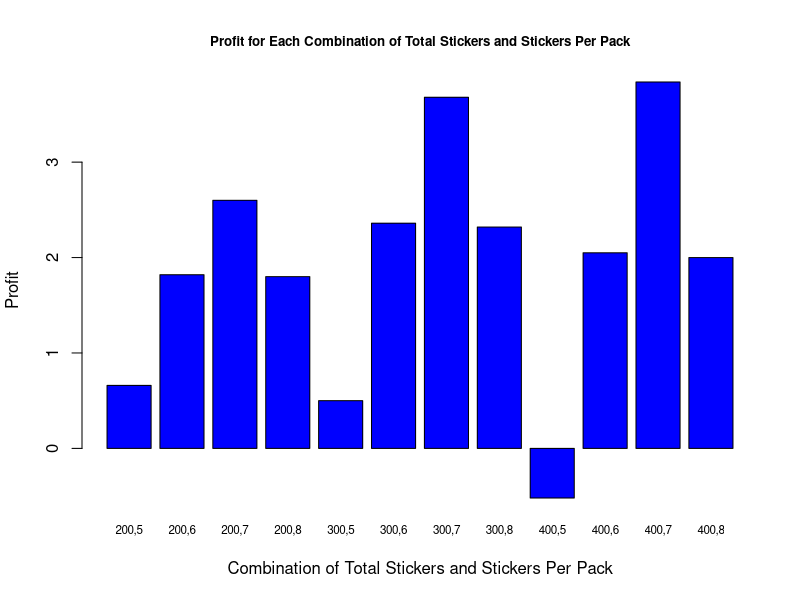
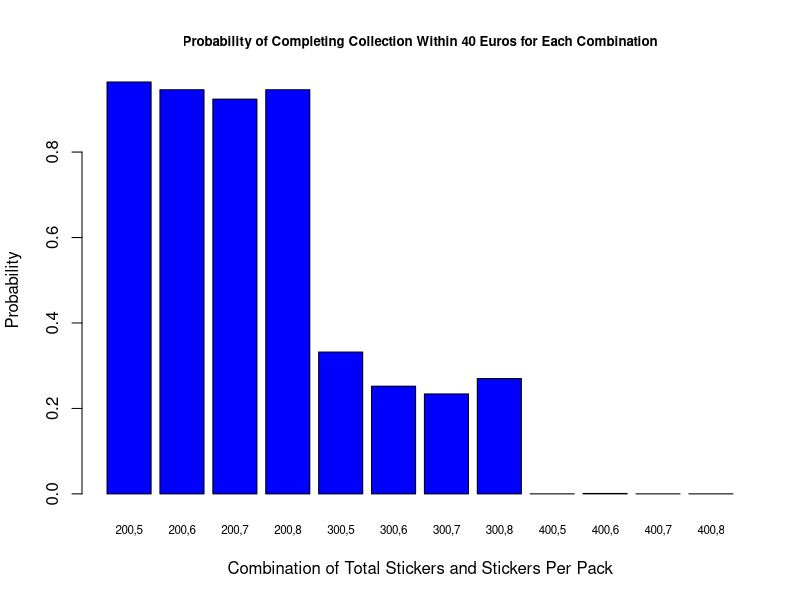
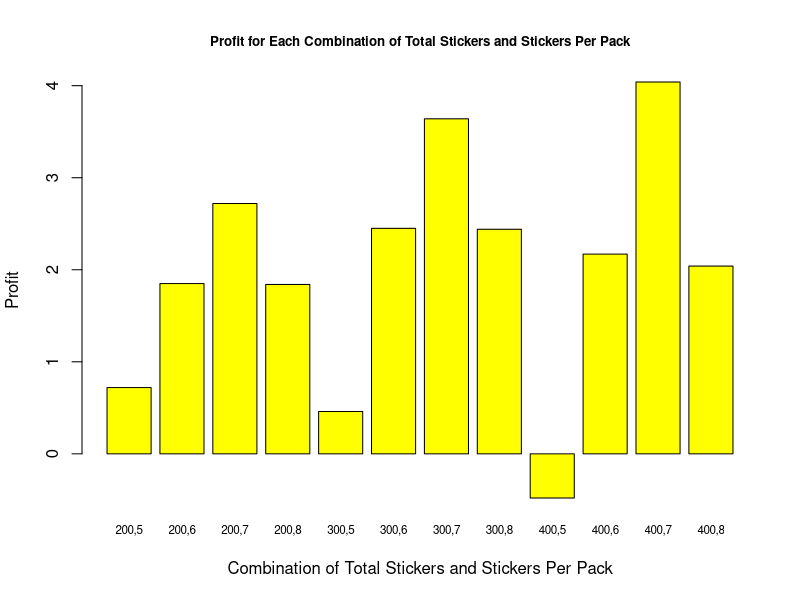

The R source for these figures, in order: (Note: a time limit stopped this script after it produced the figures.)
# Define parameters
n_values <- c(200, 300, 400)
k_values <- c(5, 6, 7, 8)
K <- c(4, 7, 11)
M <- c(0.12, 0.15, 0.18, 0.20)

# Function to simulate the number of packs to complete the collection
simulate_packs1 <- function(n, k) {
  collected <- rep(FALSE, n)
  packs <- 0
  while (sum(collected) < n) {
    stickers <- sample(1:n, k, replace=FALSE)
    collected[stickers] <- TRUE
    packs <- packs + 1
  }
  return(packs)
}

# Initialize matrix for results
results_matrix <- matrix(0, nrow = length(n_values) * length(k_values), ncol = 4)
colnames(results_matrix) <- c("Total # of stickers",
                              "# of stickers per pack",
                              "Expected # of Packages",
                              "Profit")

# Calculate profit for each combination
row_index <- 1
for (i in 1:length(n_values)) {
  for (j in 1:length(k_values)) {
    Y_sum <- 0
    for (sim in 1:1000) {
      Y_sum <- Y_sum + simulate_packs1(n_values[i], k_values[j])
    }
    Y <- as.integer(Y_sum / 1000)
    profit <- M[j] * Y - (K[i] + 0.02 * k_values[j] * Y)
    # Store results in the matrix
    results_matrix[row_index, ] <- c(n_values[i], k_values[j], Y, profit)
    row_index <- row_index + 1
  }
}

results_df <- as.data.frame(results_matrix)
colnames(results_df) <- c("Total # of stickers", "# of stickers per pack", "Expected # of Packages", "Profit")
print(results_df, row.names = FALSE)



# Find the row with the maximum profit
max_profit_row <- results_matrix[which.max(results_matrix[, "Profit"]), ]

# Print the maximum profit and its corresponding n and k values
print(paste("Maximum Profit:", round(max_profit_row["Profit"], 2)))
print(paste("This maximum profit is achieved with", max_profit_row["Total # of stickers"], 
            "stickers and", max_profit_row["# of stickers per pack"], "stickers per pack."))

# Convert the matrix to a data frame for easier manipulation
results_df <- as.data.frame(results_matrix)
colnames(results_df) <- c("TotalStickers", "StickersPerPack", "ExpectedPackages", "Profit")

# Create a label for each n-k combination
results_df$Combination <- paste(results_df$TotalStickers,",", results_df$StickersPerPack, sep = "")

# Create the bar plot
barplot(results_df$Profit, 
        names.arg = results_df$Combination,
        col = "blue", 
        main = "Profit for Each Combination of Total Stickers and Stickers Per Pack", 
        xlab = "Combination of Total Stickers and Stickers Per Pack", 
        ylab = "Profit",
        cex.names = 0.7,
        cex.main = 0.8)


# Calculate probability of completing the collection within 40 euros
# Initialize matrix for probability results
probability_results <- matrix(0, nrow = length(n_values) * length(k_values), ncol = 3)
colnames(probability_results) <- c("Total # of stickers", "# of stickers per pack", "Probability")

# Calculate probabilities for each combination
row_index <- 1
for (i in 1:length(n_values)) {
  for (j in 1:length(k_values)) {
    success <- 0
    for (sim in 1:1000) {
      Y <- simulate_packs1(n_values[i], k_values[j])
      cost <- M[j] * Y
      if (cost <= 40) success <- success + 1
    }
    probability <- success / 1000
    probability_results[row_index, ] <- c(n_values[i], k_values[j], probability)
    row_index <- row_index + 1
  }
}

# Convert to data frame for better printing
probability_results_df <- as.data.frame(probability_results)

# Print the results data frame without row names
print(probability_results_df, row.names = FALSE)
# Find the row with the maximum probability
max_prob_row <- probability_results_df[which.max(probability_results_df$Probability), ]

# Print the maximum probability and its corresponding n and k values
print(paste("Maximum Probability:", max_prob_row$Probability))
print(paste("This maximum probability is achieved with", max_prob_row$`Total # of stickers`, 
            "stickers and", max_prob_row$`# of stickers per pack`, "stickers per pack."))

# Create a combination column for n and k
probability_results_df$Combination <- paste(probability_results_df$`Total # of stickers`, ",", probability_results_df$`# of stickers per pack`, sep = "")

# Create the bar plot for probabilities
barplot(probability_results_df$Probability, 
        names.arg = probability_results_df$Combination,
        col = "blue", 
        main = "Probability of Completing Collection Within 40 Euros for Each Combination", 
        xlab = "Combination of Total Stickers and Stickers Per Pack", 
        ylab = "Probability",
        cex.names = 0.7,
        cex.main = 0.8)




# Function to simulate the number of packs to complete the collection
simulate_packs2 <- function(n, k) {
  collected <- rep(FALSE, n)
  packs <- 0
  while (sum(collected) < n) {
    stickers <- sample(1:n, k, replace=T)
    collected[stickers] <- TRUE
    packs <- packs + 1
  }
  return(packs)
}


# Initialize matrix for results
results_matrix2 <- matrix(0, nrow = length(n_values) * length(k_values), ncol = 4)
colnames(results_matrix2) <- c("Total # of stickers", "# of stickers per pack", "Expected # of Packages", "Profit")

# Calculate profit for each combination using simulate_packs2
row_index <- 1
for (i in 1:length(n_values)) {
  for (j in 1:length(k_values)) {
    Y_sum <- 0
    for (sim in 1:1000) {
      Y_sum <- Y_sum + simulate_packs2(n_values[i], k_values[j])
    }
    Y <- as.integer(Y_sum / 1000)
    profit <- M[j] * Y - (K[i] + 0.02 * k_values[j] * Y)
    # Store results in the matrix
    results_matrix2[row_index, ] <- c(n_values[i], k_values[j], Y, profit)
    row_index <- row_index + 1
  }
}

# Convert the matrix to a data frame
results_df2 <- as.data.frame(results_matrix2)
colnames(results_df2) <- c("TotalStickers", "StickersPerPack", "ExpectedPackages", "Profit")
print(results_df2, row.names = FALSE)

# Find the row with the maximum profit
max_profit_row2 <- results_matrix2[which.max(results_matrix2[, "Profit"]), ]

# Print the maximum profit and its corresponding n and k values
print(paste("Maximum Profit:", round(max_profit_row2["Profit"], 2)))
print(paste("This maximum profit is achieved with", max_profit_row2["Total # of stickers"], 
            "stickers and", max_profit_row2["# of stickers per pack"], "stickers per pack."))

# Create a label for each n-k combination
results_df2$Combination <- paste(results_df2$TotalStickers,",", results_df2$StickersPerPack, sep = "")

# Create the bar plot
barplot(results_df2$Profit, 
        names.arg = results_df2$Combination,
        col = "yellow", 
        main = "Profit for Each Combination of Total Stickers and Stickers Per Pack", 
        xlab = "Combination of Total Stickers and Stickers Per Pack", 
        ylab = "Profit",
        cex.names = 0.7,
        cex.main = 0.8)



# Calculate probability of completing the collection within 40 euros using simulate_packs2
# Initialize matrix for probability results
probability_results2 <- matrix(0, nrow = length(n_values) * length(k_values), ncol = 3)
colnames(probability_results2) <- c("Total # of stickers", "# of stickers per pack", "Probability")

# Calculate probabilities for each combination
row_index <- 1
for (i in 1:length(n_values)) {
  for (j in 1:length(k_values)) {
    success <- 0
    for (sim in 1:1000) {
      Y <- simulate_packs2(n_values[i], k_values[j])
      cost <- M[j] * Y
      if (cost <= 40) success <- success + 1
    }
    probability <- success / 1000
    probability_results2[row_index, ] <- c(n_values[i], k_values[j], probability)
    row_index <- row_index + 1
  }
}

# Convert to data frame for better printing
probability_results_df2 <- as.data.frame(probability_results2)

# Print the results data frame without row names
print(probability_results_df2, row.names = FALSE)

# Find the row with the maximum probability
max_prob_row2 <- probability_results_df2[which.max(probability_results_df2$Probability), ]

# Print the maximum probability and its corresponding n and k values
print(paste("Maximum Probability:", max_prob_row2$Probability))
print(paste("This maximum probability is achieved with", max_prob_row2$`Total # of stickers`, 
            "stickers and", max_prob_row2$`# of stickers per pack`, "stickers per pack."))

# Create a combination column for n and k
probability_results_df2$Combination <- paste(probability_results_df2$`Total # of stickers`, ",", probability_results_df2$`# of stickers per pack`, sep = "")

# Create the bar plot for probabilities
barplot(probability_results_df2$Probability, 
        names.arg = probability_results_df2$Combination,
        col = "yellow", 
        main = "Probability of Completing Collection Within 40 Euros for Each Combination", 
        xlab = "Combination of Total Stickers and Stickers Per Pack", 
        ylab = "Probability",
        cex.names = 0.7,
        cex.main = 0.8)





# Function to calculate the probability of a duplicate existing in a pack
duplicate_card <- function(n, k) {
  collected <- rep(FALSE, n)
  packs <- 0
  duplicate_exists <- 0
  while (sum(collected) < n) {
    stickers <- sample(1:n, k, replace=TRUE)
    if (length(unique(stickers)) < k) {
      duplicate_exists <- duplicate_exists + 1 # Increment if duplicates found
    }
    collected[stickers] <- TRUE
    packs <- packs + 1
  }
  # Return the probability of finding a duplicate
  duplicate_prob <- (duplicate_exists / packs)
  return(duplicate_prob)
}

# Initialize matrix for duplicate probabilities
duplicate_probabilities_matrix <- matrix(0, nrow = length(n_values) * length(k_values), ncol = 3)
colnames(duplicate_probabilities_matrix) <- c("Total # of stickers", "# of stickers per pack", "Probability of Duplicate")

# Calculate probabilities of duplicates for each combination
row_index <- 1
for (i in 1:length(n_values)) {
  for (j in 1:length(k_values)) {
    prob_counter <- 0
    for (sim in 1:1000) {
      D <- duplicate_card(n_values[i], k_values[j])
      prob_counter <- prob_counter + D
    }
    probability_of_duplicate <- prob_counter / 1000
    duplicate_probabilities_matrix[row_index, ] <- c(n_values[i], k_values[j], probability_of_duplicate)
    row_index <- row_index + 1
  }
}

# Convert to data frame for better printing
duplicate_probabilities_df <- as.data.frame(duplicate_probabilities_matrix)

# Print the results data frame without row names
print(duplicate_probabilities_df, row.names = FALSE)
